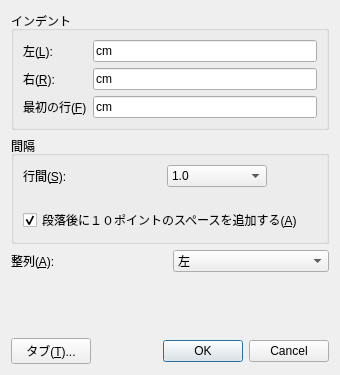
<?xml version="1.0" encoding="UTF-8"?>
<ui version="4.0">
 <class>ParagraphDialog</class>
 <widget class="QDialog" name="ParagraphDialog">
  <property name="geometry">
   <rect>
    <x>0</x>
    <y>0</y>
    <width>340</width>
    <height>375</height>
   </rect>
  </property>
  <property name="windowTitle">
   <string>段落</string>
  </property>
  <layout class="QHBoxLayout" name="horizontalLayout_5">
   <item>
    <layout class="QVBoxLayout" name="verticalLayout_2">
     <item>
      <widget class="QGroupBox" name="indentGroupBox">
       <property name="title">
        <string>インデント</string>
       </property>
       <layout class="QHBoxLayout" name="horizontalLayout_2">
        <item>
         <layout class="QFormLayout" name="formLayout">
          <item row="0" column="0">
           <widget class="QLabel" name="leftLabel">
            <property name="text">
             <string>左(&amp;L):</string>
            </property>
            <property name="buddy">
             <cstring>leftLineEdit</cstring>
            </property>
           </widget>
          </item>
          <item row="0" column="1">
           <widget class="QLineEdit" name="leftLineEdit">
            <property name="text">
             <string>cm</string>
            </property>
           </widget>
          </item>
          <item row="1" column="0">
           <widget class="QLabel" name="rightLabel">
            <property name="text">
             <string>右(&amp;R):</string>
            </property>
            <property name="buddy">
             <cstring>rightLineEdit</cstring>
            </property>
           </widget>
          </item>
          <item row="1" column="1">
           <widget class="QLineEdit" name="rightLineEdit">
            <property name="text">
             <string>cm</string>
            </property>
           </widget>
          </item>
          <item row="2" column="0">
           <widget class="QLabel" name="firstLineLabel">
            <property name="text">
             <string>最初の行(&amp;F)</string>
            </property>
            <property name="buddy">
             <cstring>firstLineEdit</cstring>
            </property>
           </widget>
          </item>
          <item row="2" column="1">
           <widget class="QLineEdit" name="firstLineEdit">
            <property name="text">
             <string>cm</string>
            </property>
           </widget>
          </item>
         </layout>
        </item>
       </layout>
      </widget>
     </item>
     <item>
      <widget class="QGroupBox" name="lineHeightGroupBox">
       <property name="title">
        <string>間隔</string>
       </property>
       <layout class="QHBoxLayout" name="horizontalLayout">
        <item>
         <layout class="QVBoxLayout" name="verticalLayout">
          <item>
           <layout class="QFormLayout" name="formLayout_2">
            <property name="labelAlignment">
             <set>Qt::AlignLeading|Qt::AlignLeft|Qt::AlignVCenter</set>
            </property>
            <property name="horizontalSpacing">
             <number>100</number>
            </property>
            <item row="0" column="0">
             <widget class="QLabel" name="label">
              <property name="text">
               <string>行間(&amp;S):</string>
              </property>
              <property name="buddy">
               <cstring>lineHeightComboBox</cstring>
              </property>
             </widget>
            </item>
            <item row="0" column="1">
             <widget class="QComboBox" name="lineHeightComboBox">
              <property name="maximumSize">
               <size>
                <width>100</width>
                <height>16777215</height>
               </size>
              </property>
              <item>
               <property name="text">
                <string>1.0</string>
               </property>
              </item>
              <item>
               <property name="text">
                <string>1.15</string>
               </property>
              </item>
              <item>
               <property name="text">
                <string>1.5</string>
               </property>
              </item>
              <item>
               <property name="text">
                <string>2.0</string>
               </property>
              </item>
             </widget>
            </item>
           </layout>
          </item>
          <item>
           <widget class="QCheckBox" name="tenPointPlusCheckBox">
            <property name="text">
             <string>段落後に１０ポイントのスペースを追加する(&amp;A)</string>
            </property>
            <property name="checked">
             <bool>true</bool>
            </property>
           </widget>
          </item>
         </layout>
        </item>
       </layout>
      </widget>
     </item>
     <item>
      <layout class="QHBoxLayout" name="horizontalLayout_3">
       <item>
        <widget class="QLabel" name="alignmentLabel">
         <property name="text">
          <string>整列(&amp;A):</string>
         </property>
         <property name="buddy">
          <cstring>alignmentComboBox</cstring>
         </property>
        </widget>
       </item>
       <item>
        <widget class="QComboBox" name="alignmentComboBox">
         <item>
          <property name="text">
           <string>左</string>
          </property>
         </item>
         <item>
          <property name="text">
           <string>右</string>
          </property>
         </item>
         <item>
          <property name="text">
           <string>中央</string>
          </property>
         </item>
         <item>
          <property name="text">
           <string>両端揃え</string>
          </property>
         </item>
        </widget>
       </item>
      </layout>
     </item>
     <item>
      <spacer name="verticalSpacer">
       <property name="orientation">
        <enum>Qt::Vertical</enum>
       </property>
       <property name="sizeType">
        <enum>QSizePolicy::Minimum</enum>
       </property>
       <property name="sizeHint" stdset="0">
        <size>
         <width>20</width>
         <height>60</height>
        </size>
       </property>
      </spacer>
     </item>
     <item>
      <layout class="QHBoxLayout" name="horizontalLayout_4">
       <item>
        <widget class="QPushButton" name="tabPushButton">
         <property name="text">
          <string>タブ(&amp;T)...</string>
         </property>
        </widget>
       </item>
       <item>
        <widget class="QDialogButtonBox" name="buttonBox">
         <property name="orientation">
          <enum>Qt::Horizontal</enum>
         </property>
         <property name="standardButtons">
          <set>QDialogButtonBox::Cancel|QDialogButtonBox::Ok</set>
         </property>
        </widget>
       </item>
      </layout>
     </item>
    </layout>
   </item>
  </layout>
 </widget>
 <resources/>
 <connections>
  <connection>
   <sender>buttonBox</sender>
   <signal>accepted()</signal>
   <receiver>ParagraphDialog</receiver>
   <slot>accept()</slot>
   <hints>
    <hint type="sourcelabel">
     <x>248</x>
     <y>254</y>
    </hint>
    <hint type="destinationlabel">
     <x>157</x>
     <y>274</y>
    </hint>
   </hints>
  </connection>
  <connection>
   <sender>buttonBox</sender>
   <signal>rejected()</signal>
   <receiver>ParagraphDialog</receiver>
   <slot>reject()</slot>
   <hints>
    <hint type="sourcelabel">
     <x>316</x>
     <y>260</y>
    </hint>
    <hint type="destinationlabel">
     <x>286</x>
     <y>274</y>
    </hint>
   </hints>
  </connection>
 </connections>
</ui>
